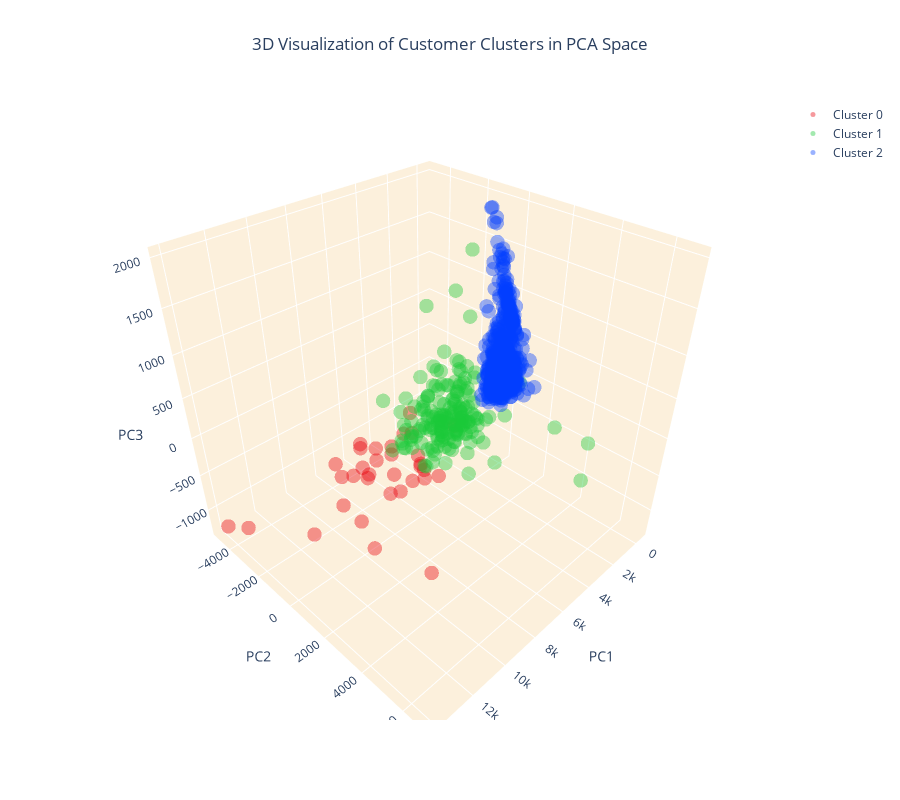

The code cell stored with this chart in its notebook:
### Code cell
# Create separate data frames for each cluster
cluster_0 = customer_data_pca[customer_data_pca['cluster'] == 0]
cluster_1 = customer_data_pca[customer_data_pca['cluster'] == 1]
cluster_2 = customer_data_pca[customer_data_pca['cluster'] == 2]

# Create a 3D scatter plot
fig = go.Figure()

# Add data points for each cluster separately and specify the color
fig.add_trace(go.Scatter3d(x=cluster_0['PC1'], y=cluster_0['PC2'], z=cluster_0['PC3'], 
                           mode='markers', marker=dict(color=colors[0], size=5, opacity=0.4), name='Cluster 0'))
fig.add_trace(go.Scatter3d(x=cluster_1['PC1'], y=cluster_1['PC2'], z=cluster_1['PC3'], 
                           mode='markers', marker=dict(color=colors[1], size=5, opacity=0.4), name='Cluster 1'))
fig.add_trace(go.Scatter3d(x=cluster_2['PC1'], y=cluster_2['PC2'], z=cluster_2['PC3'], 
                           mode='markers', marker=dict(color=colors[2], size=5, opacity=0.4), name='Cluster 2'))

# Set the title and layout details
fig.update_layout(
    title=dict(text='3D Visualization of Customer Clusters in PCA Space', x=0.5),
    scene=dict(
        xaxis=dict(backgroundcolor="#fcf0dc", gridcolor='white', title='PC1'),
        yaxis=dict(backgroundcolor="#fcf0dc", gridcolor='white', title='PC2'),
        zaxis=dict(backgroundcolor="#fcf0dc", gridcolor='white', title='PC3'),
    ),
    width=900,
    height=800
)

# Show the plot
fig.show()

### Figure 1 — Plotly figure (JSON) as saved in the notebook; plotly's stock layout.template omitted (floating-point values rounded to 4 significant figures; data arrays with more than 128 entries replaced by an {"elided": "..."} marker saying what was removed)
{"data": [{"marker": {"color": "#e8000b", "opacity": 0.4, "size": 5}, "mode": "markers", "name": "Cluster 0", "type": "scatter3d", "x": [6944.0, 9936.0, 7751.0, 7266.0, 10270.0, 7537.0, 8668.0, 7654.0, 6711.0, 8699.0, 13840.0, 6721.0, 10610.0, 7484.0, 8811.0, 8384.0, 6659.0, 10760.0, 7656.0, 14010.0, 7068.0, 10410.0, 7180.0, 12240.0, 8524.0, 7116.0, 8331.0, 6820.0, 12730.0, 12030.0, 6840.0, 8723.0, 6764.0], "y": [822.6, -432.2, 865.9, -2637.0, 202.3, 682.8, -777.4, -340.6, -2185.0, -842.0, -4816.0, 1425.0, -724.5, 2740.0, -1004.0, 742.1, -528.6, -242.0, -250.3, -2828.0, 740.6, -683.8, 694.2, -626.9, 298.8, -1804.0, 1988.0, 524.1, 3331.0, 5308.0, 9.62, -1146.0, -1186.0], "z": [-427.0, -315.9, -462.9, -633.7, -791.1, 115.5, -527.0, -202.7, -813.5, -584.8, -1273.0, -441.4, -120.6, 503.3, -450.4, -543.9, -180.9, -186.4, -577.2, -884.9, -341.5, -703.1, -220.5, -830.2, -632.5, -524.8, -159.0, -440.4, -145.9, -156.5, 192.3, -161.9, -559.8]}, {"marker": {"color": "#1ac938", "opacity": 0.4, "size": 5}, "mode": "markers", "name": "Cluster 1", "type": "scatter3d", "x": {"elided": "175 float values"}, "y": {"elided": "175 float values"}, "z": {"elided": "175 float values"}}, {"marker": {"color": "#023eff", "opacity": 0.4, "size": 5}, "mode": "markers", "name": "Cluster 2", "type": "scatter3d", "x": {"elided": "1006 float values"}, "y": {"elided": "1006 float values"}, "z": {"elided": "1006 float values"}}], "layout": {"height": 800, "scene": {"xaxis": {"backgroundcolor": "#fcf0dc", "gridcolor": "white", "title": {"text": "PC1"}}, "yaxis": {"backgroundcolor": "#fcf0dc", "gridcolor": "white", "title": {"text": "PC2"}}, "zaxis": {"backgroundcolor": "#fcf0dc", "gridcolor": "white", "title": {"text": "PC3"}}}, "title": {"text": "3D Visualization of Customer Clusters in PCA Space", "x": 0.5}, "width": 900}}
